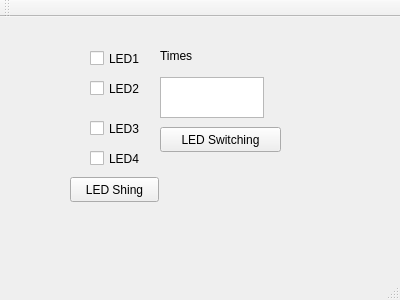
<?xml version="1.0" encoding="UTF-8"?>
<ui version="4.0">
 <class>MainWindow</class>
 <widget class="QMainWindow" name="MainWindow">
  <property name="geometry">
   <rect>
    <x>0</x>
    <y>0</y>
    <width>400</width>
    <height>300</height>
   </rect>
  </property>
  <property name="windowTitle">
   <string>MainWindow</string>
  </property>
  <widget class="QWidget" name="centralWidget">
   <widget class="QCheckBox" name="LED_1">
    <property name="geometry">
     <rect>
      <x>90</x>
      <y>30</y>
      <width>92</width>
      <height>23</height>
     </rect>
    </property>
    <property name="text">
     <string>LED1</string>
    </property>
   </widget>
   <widget class="QCheckBox" name="LED_2">
    <property name="geometry">
     <rect>
      <x>90</x>
      <y>60</y>
      <width>92</width>
      <height>23</height>
     </rect>
    </property>
    <property name="text">
     <string>LED2</string>
    </property>
   </widget>
   <widget class="QCheckBox" name="LED_3">
    <property name="geometry">
     <rect>
      <x>90</x>
      <y>100</y>
      <width>92</width>
      <height>23</height>
     </rect>
    </property>
    <property name="text">
     <string>LED3</string>
    </property>
   </widget>
   <widget class="QCheckBox" name="LED_4">
    <property name="geometry">
     <rect>
      <x>90</x>
      <y>130</y>
      <width>92</width>
      <height>23</height>
     </rect>
    </property>
    <property name="text">
     <string>LED4</string>
    </property>
   </widget>
   <widget class="QLabel" name="label">
    <property name="geometry">
     <rect>
      <x>160</x>
      <y>30</y>
      <width>67</width>
      <height>17</height>
     </rect>
    </property>
    <property name="text">
     <string>Times</string>
    </property>
   </widget>
   <widget class="QPushButton" name="get_led_switch">
    <property name="geometry">
     <rect>
      <x>160</x>
      <y>110</y>
      <width>121</width>
      <height>25</height>
     </rect>
    </property>
    <property name="text">
     <string>LED Switching</string>
    </property>
   </widget>
   <widget class="QPushButton" name="get_led">
    <property name="geometry">
     <rect>
      <x>70</x>
      <y>160</y>
      <width>89</width>
      <height>25</height>
     </rect>
    </property>
    <property name="text">
     <string>LED Shing</string>
    </property>
   </widget>
   <widget class="QTextEdit" name="textEdit">
    <property name="geometry">
     <rect>
      <x>160</x>
      <y>60</y>
      <width>104</width>
      <height>41</height>
     </rect>
    </property>
   </widget>
   <widget class="QLabel" name="label_1">
    <property name="geometry">
     <rect>
      <x>20</x>
      <y>20</y>
      <width>41</width>
      <height>31</height>
     </rect>
    </property>
    <property name="text">
     <string/>
    </property>
    <property name="pixmap">
     <pixmap>../../../Downloads/p1.png</pixmap>
    </property>
    <property name="scaledContents">
     <bool>true</bool>
    </property>
   </widget>
   <widget class="QLabel" name="label_3">
    <property name="geometry">
     <rect>
      <x>20</x>
      <y>90</y>
      <width>41</width>
      <height>31</height>
     </rect>
    </property>
    <property name="text">
     <string/>
    </property>
    <property name="pixmap">
     <pixmap>../../../Downloads/p1.png</pixmap>
    </property>
    <property name="scaledContents">
     <bool>true</bool>
    </property>
   </widget>
   <widget class="QLabel" name="label_2">
    <property name="geometry">
     <rect>
      <x>40</x>
      <y>50</y>
      <width>41</width>
      <height>31</height>
     </rect>
    </property>
    <property name="text">
     <string/>
    </property>
    <property name="pixmap">
     <pixmap>../../../Downloads/p1.png</pixmap>
    </property>
    <property name="scaledContents">
     <bool>true</bool>
    </property>
   </widget>
   <widget class="QLabel" name="label_4">
    <property name="geometry">
     <rect>
      <x>40</x>
      <y>120</y>
      <width>41</width>
      <height>41</height>
     </rect>
    </property>
    <property name="text">
     <string/>
    </property>
    <property name="pixmap">
     <pixmap>../../../Downloads/p1.png</pixmap>
    </property>
    <property name="scaledContents">
     <bool>true</bool>
    </property>
   </widget>
  </widget>
  <widget class="QMenuBar" name="menuBar">
   <property name="geometry">
    <rect>
     <x>0</x>
     <y>0</y>
     <width>400</width>
     <height>22</height>
    </rect>
   </property>
  </widget>
  <widget class="QToolBar" name="mainToolBar">
   <attribute name="toolBarArea">
    <enum>TopToolBarArea</enum>
   </attribute>
   <attribute name="toolBarBreak">
    <bool>false</bool>
   </attribute>
  </widget>
  <widget class="QStatusBar" name="statusBar"/>
 </widget>
 <layoutdefault spacing="6" margin="11"/>
 <resources/>
 <connections/>
</ui>
